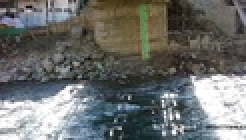
#> input picture Input/frame_0.jpg, 123 x 70 px, shrunk from 960 x 544 before the run, found by its file name (shown 2 times larger)
$ python main.py
#> lines starting #> are read from the running program, lines starting #| are printed output that depends on the picture; after the words box and inside, x2 and y2 are one past the last pixel; in counts of white or black regions, pixels touching at a corner belong together
# importing Libraries
import matplotlib.pyplot as plt
import numpy as np
import cv2

# Generate Vertical Patches of the image so that we can use them to get water levels
def get_vertical_patches(image, patch_width, overlap):
    """
    Divide an image into overlapping vertical patches.
    Args:
        image (numpy array): The input image (read using cv2.imread or similar).
        patch_width (int): The width of each patch.
        overlap (int): The overlap (in pixels) between adjacent patches.
    Returns:
        list: A list of vertical patches (each patch is a numpy array).
    """
    patches = []
    _, img_width = image.shape[:2]
    step_x = patch_width - overlap
    for x in range(0, img_width - patch_width + 1, step_x):
        patch = image[:, x:x + patch_width]
        patches.append(patch)
    if (img_width - patch_width) % step_x != 0:
        patch = image[:, img_width - patch_width:img_width]
        patches.append(patch)
    return patches

# Calculate the water levels of the patches depending on the clusters and the water pixels range
def calculate_water_height_from_bottom(strip, water_intensity_range=(75, 255)):
    """
    Calculate the water height from the bottom of the strip based on the water intensity range.
    Args:
        strip (numpy array): The input strip (1D array) representing the mean values of the patch.
        water_intensity_range (tuple): The range of water intensity values to consider.
    Returns:
        int: The height of the water level in pixels.
    """
    lower, upper = water_intensity_range
    water_mask = cv2.inRange(strip, lower, upper)
    water_height = 0

    for i in range(len(water_mask) - 1, -1, -1):
        if water_mask[i] > 0:
            water_height += 1
        else:
            break

    return water_height

if __name__ == "__main__":
    image_path = r"Input\frame_0.jpg"
    image = cv2.imread(image_path)
#> image is the input picture: shape (70, 123, 3); mean B, G, R 109.1, 111.2, 109
    img = cv2.cvtColor(image, cv2.COLOR_BGR2GRAY)
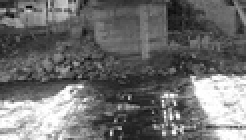
#> img: shape (70, 123) (shown 2 times larger); min 4, max 255, mean 110.3

    # Parameters
    patch_width = 50
    overlap = 20
    K = 8
    attempts = 50
    water_intensity_range = (75, 255)
    criteria = (cv2.TERM_CRITERIA_EPS + cv2.TERM_CRITERIA_MAX_ITER, 50, 0.01)

    # Get vertical patches
    vertical_patches = get_vertical_patches(img, patch_width, overlap)
#> the loop in get_vertical_patches, `for x in range(0, img_width - patch_width + 1, step_x):` made 3 passes
#> pass 3, in get_vertical_patches, `patch = image[:, x:x + patch_width]`:
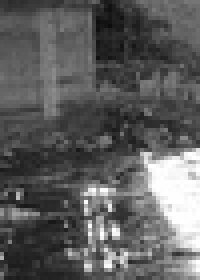
#> patch: shape (70, 50) (shown 4 times larger); min 12, max 255, mean 93.5
#> after the loop in get_vertical_patches, `for x in range(0, img_width - patch_width + 1, step_x):`: patches = 3 items
#> in get_vertical_patches, `patch = image[:, img_width - patch_width:img_width]`:
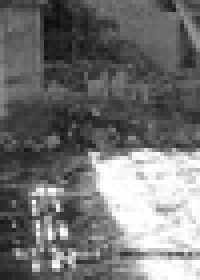
#> patch: shape (70, 50) (shown 4 times larger); min 12, max 255, mean 114.1
#> vertical_patches = 4 items
    water_heights = []

    for i, patch in enumerate(vertical_patches):
        # Vectorize the patch for k-means
        vectorized = patch.reshape((-1, 1)).astype(np.float32)

        # Apply k-means clustering
        ret, label, center = cv2.kmeans(vectorized, K, None, criteria, attempts, cv2.KMEANS_PP_CENTERS)
        res = center[label.flatten()]
        result_image = res.reshape((patch.shape))

        # Get a vector of the mean cluster values of all rows
        strip = np.array(result_image).mean(axis=1)

        # Calculate water height from bottom to top depending on the values of the strip and the water range
        water_height = calculate_water_height_from_bottom(strip, water_intensity_range)
        water_heights.append(water_height)

        # Plot all visualizations in a single row
        figure_size = 20
        plt.figure(figsize=(figure_size, 5))

        # Orignal Patch
        plt.subplot(1, 4, 1)
        plt.imshow(patch, cmap="gray")
        plt.title(f'Original Patch {i+1}'), plt.xticks([]), plt.yticks([])

        # Segmentated Image
        plt.subplot(1, 4, 2)
        plt.imshow(result_image, cmap="gray")
        plt.title(f'Segmentation {i+1}'), plt.xticks([]), plt.yticks([])

        # Strip plot of the mean value range and distribution
        plt.subplot(1, 4, 3)
        plt.imshow(strip.reshape(-1, 1), cmap='viridis', aspect='auto', interpolation='nearest')
        plt.colorbar()  # Show color scale
        plt.title('Row-wise Sum Color Map')
        plt.axis('off')

        # Add bar chart based on the water level detected
        plt.subplot(1, 4, 4)
        patch_height = patch.shape[0]
        plt.bar([i+1], [water_height], color='blue', alpha=0.7)
        plt.xlabel('Patch')
        plt.ylabel('Height (px)')
        plt.title('Water Height from Bottom')
        plt.ylim(0, patch_height)
        plt.xticks([i+1])
        plt.grid(axis='y', linestyle='--', alpha=0.7)

        plt.tight_layout()
        plt.savefig(f"meta_data/patch_{i+1}.png")
        plt.close()
#> this loop made 4 passes
#> (ret, center, water_height) on passes 1 to 4: (225039.4, [91.15, 246.6, 148.3, 66.23, 118, 182.4, 216.7, 43.73], 28), (160026.3, [78.83, 116.8, 238.5, 188.6, 40.6, 60.47, 96.42, 149.3], 28), (173235.3, [98.62, 245.8, 39.62, 147, 60.79, 191.4, 116.5, 80.25], 32), (192520.4, [84.42, 220.8, 40.37, 136.9, 106.2, 62.57, 249.6, 177.4], 33)
#> pass 1, `plt.savefig(f"meta_data/patch_{i+1}.png")`:
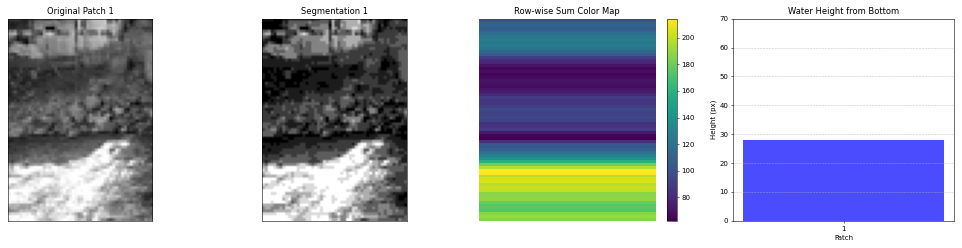
#> figure drawn by matplotlib, 5 panels
#> pass 2, `plt.savefig(f"meta_data/patch_{i+1}.png")`:
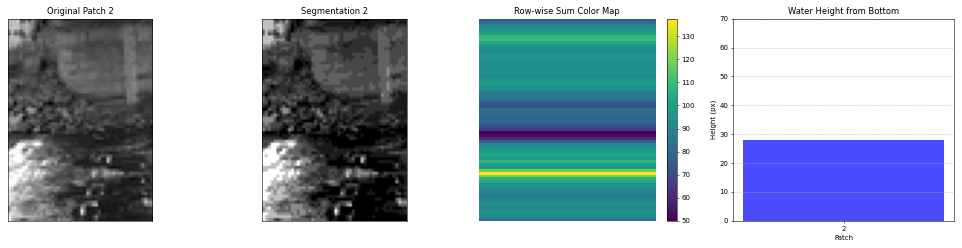
#> figure drawn by matplotlib, 5 panels
#> after the loop, water_heights = [28, 28, 32, 33]

    # show the water heights for all patches
    plt.figure(figsize=(10, 5))
    plt.bar(range(1, len(water_heights) + 1), water_heights, color='blue', alpha=0.7)
    plt.xlabel('Patch Number')
    plt.ylabel('Water Height (px)')
    plt.title('Water Height from Bottom for All Patches')
    plt.ylim(0, patch_height)
    plt.xticks(range(1, len(water_heights) + 1))
    plt.savefig("Output/water_heights.png")
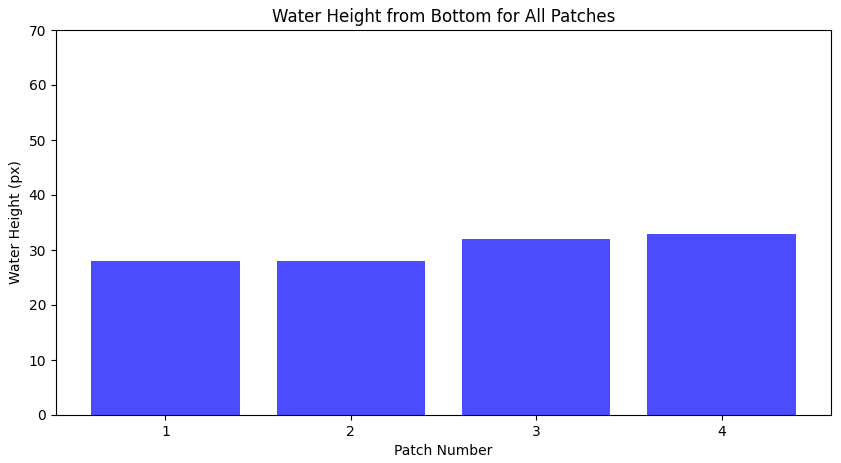
#> figure drawn by matplotlib, 1 panel; tallest bar 33 high, from x = 3.6 to 4.4
    plt.close()

    # draw the water levels on the original image
    for i, water_height in enumerate(water_heights):
        cv2.line(image, (i * (patch_width - overlap), image.shape[0]), (i * (patch_width - overlap), image.shape[0] - water_height), (255, 0, 0), 2)
#> this loop made 4 passes
#> water_height on passes 1 to 4: 28, 28, 32, 33
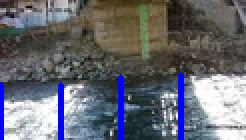
#> image: shape (70, 123, 3) (shown 2 times larger); 3.94% of pixels changed, all inside (x1, y1, x2, y2) = (0, 36, 92, 70)
    cv2.imwrite("Output/water_levels.jpg", image)
